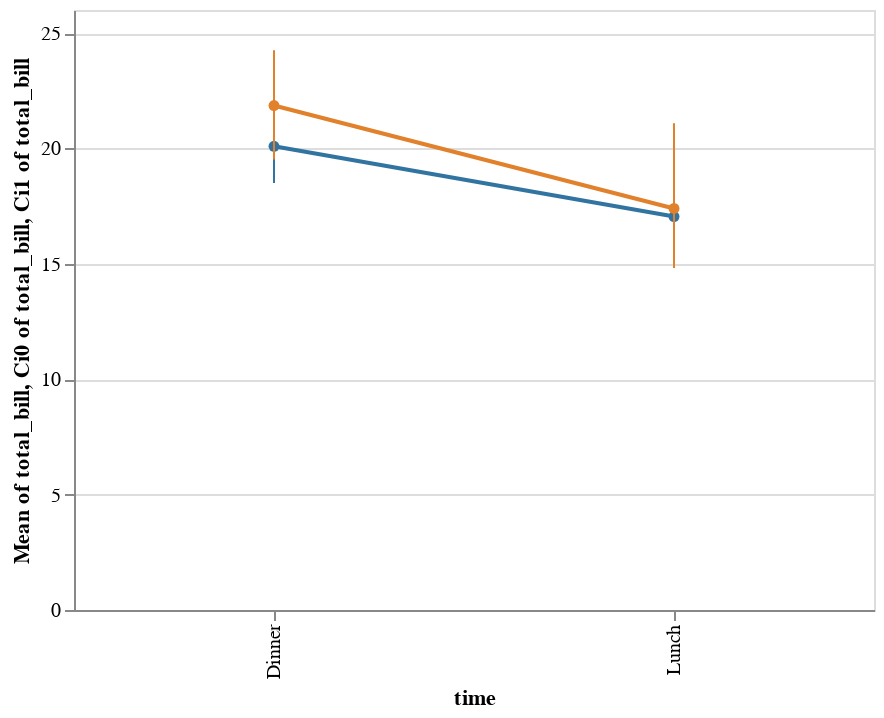

Source (notebook cell):
### Code cell
display(salt.pointplot(x="time", y="total_bill", hue="smoker", data=tips))
ax = sns.pointplot(x="time", y="total_bill", hue="smoker", data=tips)

### Figure 1 — Vega-Lite specification as saved in the notebook (floating-point values rounded to 4 significant figures; data arrays with more than 128 entries replaced by an {"elided": "..."} marker saying what was removed)
{"$schema": "https://vega.github.io/schema/vega-lite/v2.4.1.json", "config": {"range": {"category": ["rgba(49.62499999999999,115.62499999999996,161.37500000000003,1)", "rgba(224.87499999999997,128.875,44.12500000000004,1)", "rgba(58.49999999999999,145.50000000000003,58.49999999999999,1)", "rgba(192.125,60.87500000000001,61.62499999999999,1)", "rgba(147.49999999999994,113.74999999999999,178.25,1)", "rgba(131.875,91.37500000000001,83.12500000000001,1)", "rgba(213.50000000000003,132.49999999999997,188.74999999999994,1)", "rgba(127.0,127.0,127.0,1)", "rgba(168.87500000000003,169.625,53.37500000000001,1)", "rgba(45.99999999999998,171.25,184.00000000000003,1)"]}, "view": {"height": 300, "width": 400}}, "data": {"values": {"elided": "244 records"}}, "layer": [{"encoding": {"color": {"field": "smoker", "type": "nominal"}, "x": {"field": "time", "type": "nominal"}, "y": {"aggregate": "mean", "field": "total_bill", "type": "quantitative"}}, "mark": "circle"}, {"encoding": {"color": {"field": "smoker", "type": "nominal"}, "x": {"field": "time", "type": "nominal"}, "y": {"aggregate": "mean", "field": "total_bill", "type": "quantitative"}}, "mark": "line"}, {"encoding": {"color": {"field": "smoker", "legend": null, "type": "nominal"}, "x": {"field": "time", "type": "nominal"}, "y": {"aggregate": "ci0", "field": "total_bill", "type": "quantitative"}, "y2": {"aggregate": "ci1", "field": "total_bill", "type": "quantitative"}}, "mark": "rule"}]}
